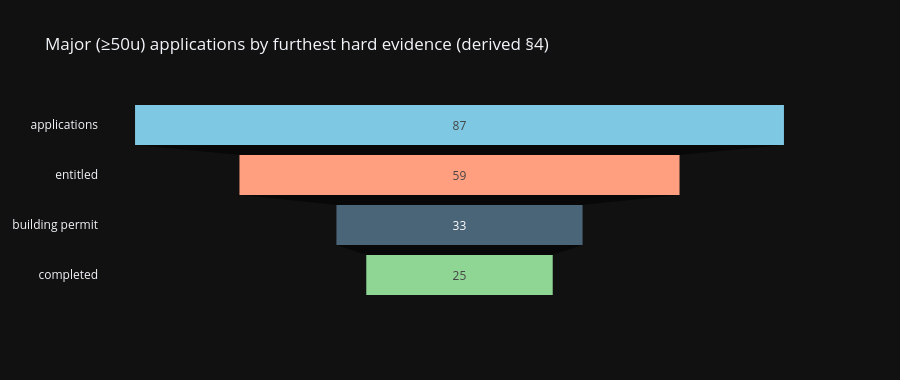

Notebook source saved alongside this figure:
### Code cell
fig = go.Figure(go.Funnel(
    y=['applications', 'entitled', 'building permit', 'completed'],
    x=[len(nonuc), len(fa)+len(fb)+len(fc), len(fa)+len(fb), len(fa)],
    marker=dict(color=['#7ec8e3', '#ff9f7f', '#4a6478', '#8fd694'])))
fig.update_layout(title='Major (≥50u) applications by furthest hard evidence (derived §4)',
                  template='plotly_dark', height=380)
fig.show()

### Figure 1 — Plotly figure (JSON) as saved in the notebook; plotly's stock layout.template omitted (floating-point values rounded to 4 significant figures)
{"data": [{"marker": {"color": ["#7ec8e3", "#ff9f7f", "#4a6478", "#8fd694"]}, "type": "funnel", "x": [87, 59, 33, 25], "y": ["applications", "entitled", "building permit", "completed"]}], "layout": {"height": 380, "title": {"text": "Major (≥50u) applications by furthest hard evidence (derived §4)"}}}
